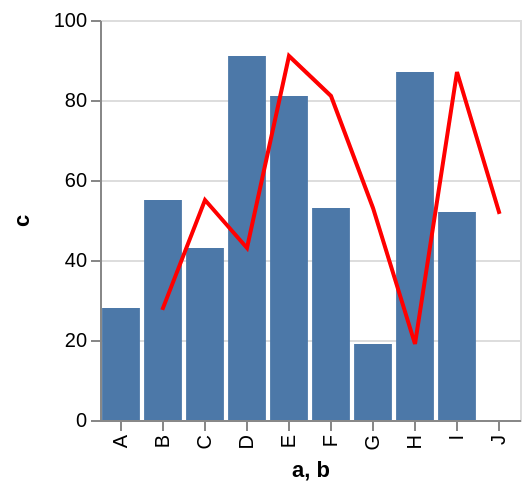

Vega-Lite specification stored for this chart:
### Vega specification from a JSON file in a GitHub repository (floating-point values rounded to 4 significant figures)
{"$schema": "https://vega.github.io/schema/vega/v3.0.json", "autosize": "pad", "padding": 5, "height": 200, "style": "cell", "data": [{"name": "source_0", "values": [{"a": "A", "b": "B", "c": 28}, {"a": "B", "b": "C", "c": 55}, {"a": "C", "b": "D", "c": 43}, {"a": "D", "b": "E", "c": 91}, {"a": "E", "b": "F", "c": 81}, {"a": "F", "b": "G", "c": 53}, {"a": "G", "b": "H", "c": 19}, {"a": "H", "b": "I", "c": 87}, {"a": "I", "b": "J", "c": 52}]}, {"name": "data_1", "source": "source_0", "transform": [{"type": "formula", "expr": "toNumber(datum[\"c\"])", "as": "c"}, {"type": "filter", "expr": "datum[\"c\"] !== null && !isNaN(datum[\"c\"])"}]}, {"name": "data_2", "source": "source_0", "transform": [{"type": "formula", "expr": "toNumber(datum[\"c\"])", "as": "c"}]}], "signals": [{"name": "x_step", "value": 21}, {"name": "width", "update": "bandspace(domain('x').length, 0.1, 0.05) * x_step"}], "marks": [{"name": "layer_0_marks", "type": "rect", "style": ["bar"], "from": {"data": "data_1"}, "encode": {"update": {"fill": {"value": "#4c78a8"}, "x": {"scale": "x", "field": "a"}, "width": {"scale": "x", "band": true}, "y": {"scale": "y", "field": "c"}, "y2": {"scale": "y", "value": 0}}}}, {"name": "layer_1_marks", "type": "line", "style": ["line"], "sort": {"field": "datum[\"b\"]", "order": "descending"}, "from": {"data": "data_2"}, "encode": {"update": {"stroke": {"value": "red"}, "x": {"scale": "x", "field": "b", "band": 0.5}, "y": {"scale": "y", "field": "c"}, "defined": {"signal": "datum[\"b\"] !== null && !isNaN(datum[\"b\"]) && datum[\"c\"] !== null && !isNaN(datum[\"c\"])"}}}}], "scales": [{"name": "x", "type": "band", "domain": {"fields": [{"data": "data_1", "field": "a"}, {"data": "data_2", "field": "b"}], "sort": true}, "range": {"step": {"signal": "x_step"}}, "paddingInner": 0.1, "paddingOuter": 0.05}, {"name": "y", "type": "linear", "domain": {"fields": [{"data": "data_1", "field": "c"}, {"data": "data_2", "field": "c"}]}, "range": [{"signal": "height"}, 0], "nice": true, "zero": true}], "axes": [{"scale": "x", "orient": "bottom", "title": "a, b", "labelOverlap": true, "encode": {"labels": {"update": {"angle": {"value": 270}, "align": {"value": "right"}, "baseline": {"value": "middle"}}}}, "zindex": 1}, {"scale": "y", "orient": "left", "title": "c", "labelOverlap": true, "tickCount": {"signal": "ceil(height/40)"}, "zindex": 1}, {"scale": "y", "orient": "left", "grid": true, "tickCount": {"signal": "ceil(height/40)"}, "gridScale": "x", "domain": false, "labels": false, "maxExtent": 0, "minExtent": 0, "ticks": false, "zindex": 0}], "config": {"axisY": {"minExtent": 30}, "style": {"line": {"strokeCap": "square"}}}}
